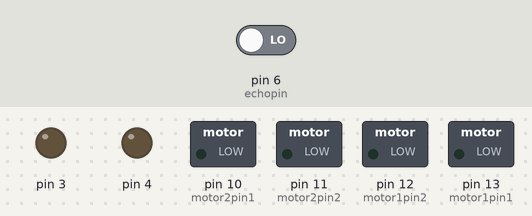
A sketch run on a simulated Arduino Uno, built with avr-gcc and run on an emulated ATmega328P. Parts: switched loads named in the sketch (green lamp = pin HIGH), output pins drawn as LEDs (lit = HIGH). The test bench sets the inputs (shaded band); at power-on: pin 6 (echopin) LOW. Pins used as bus, display or sensor lines are not drawn; what the sketch prints to the serial monitor is not drawn.

Above: at 0.05 s.
At 1.05 s:
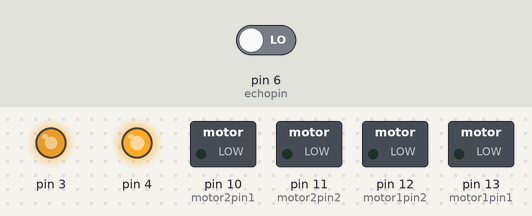
At 1.55 s:
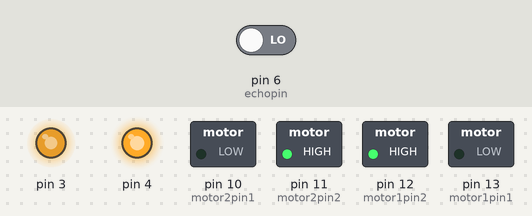
At 3.0 s:
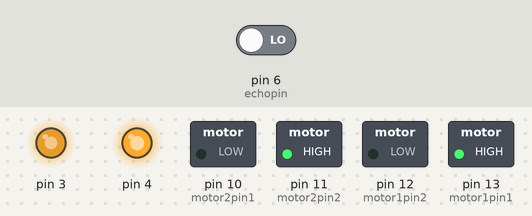
Timing chart, 0 to 3.5 s (numbered marks = the images above):
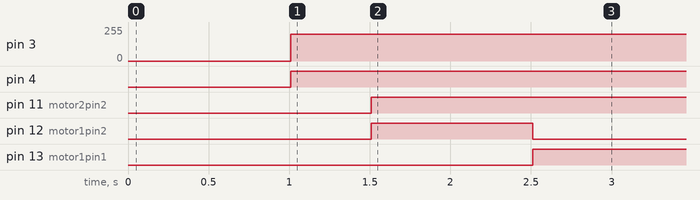

The sketch:

Senzor.ino
```cpp
/* Acest cod este pentru miscarea autonoma a masini
 *  mai precis de a ocoli obstacolele prin ajutorul
 *  unui senzor ultrasonic HC-SR04.
 */
int motor1pin1 = 13;
int motor1pin2 = 12; //initalizarea motoarelor

int motor2pin1 = 10;
int motor2pin2 = 11;

int trigpin=7; //initializarea senzorului de ultrasunete emitator,receptor
int echopin=6;

long duration,distance;


void setup() {
  Serial.begin(9600);


  pinMode(motor1pin1, OUTPUT);
  pinMode(motor1pin2, OUTPUT);
  pinMode(motor2pin1, OUTPUT);
  pinMode(motor2pin2, OUTPUT);

  pinMode(4, OUTPUT);
  pinMode(3, OUTPUT);

  pinMode(trigpin, OUTPUT);
  pinMode(echopin, INPUT);

  Serial.begin(9600);
}

void loop() {
  // put your main code here, to run repeatedly:
  digitalWrite(trigpin, LOW);
  delayMicroseconds(2);
  digitalWrite(trigpin, HIGH); // transmite unde ultrasonice pentru 10 microsecunde
  delayMicroseconds(10);
  duration = pulseIn(echopin, HIGH); // receptorul primeste undele ultra sunete in raport cu timpul
  distance = (duration / 2) * 0.0343;
  delay(10);
  //Controlling speed (0 = off and 255 = max speed):
  analogWrite(4, 200); //ENA pin
  analogWrite(3, 200); //ENB pin
  if(distance >70){
  //Controlling spin direction of motors:
  digitalWrite(motor1pin1, HIGH);
  digitalWrite(motor1pin2, LOW);

  digitalWrite(motor2pin1, LOW);
  digitalWrite(motor2pin2, HIGH);
  delay(500);
  }
  if(distance <70){
  //Controlling spin direction of motors:
  digitalWrite(motor1pin1, LOW);
  digitalWrite(motor1pin2, LOW);

  digitalWrite(motor2pin1, LOW);
  digitalWrite(motor2pin2, LOW);
  delay(500);

  digitalWrite(motor1pin1, LOW);
  digitalWrite(motor1pin2, HIGH);

  digitalWrite(motor2pin1, LOW);
  digitalWrite(motor2pin2, HIGH);
  delay(1000);

   digitalWrite(motor1pin1, HIGH);
  digitalWrite(motor1pin2, LOW);

  digitalWrite(motor2pin1, LOW);
  digitalWrite(motor2pin2, HIGH);
  delay(500);
  }
  Serial.print("Distance = ");
  if (distance >= 400 || distance <= 2) {
     Serial.println("Out of range");
  }
  else {
    Serial.print(distance);
    Serial.println(" cm");
    delay(500);
  }
  }
```

Measured:
- by itself, pin 3: 0/255 → 200/255 at 1.0 s
- by itself, pin 4: LOW → HIGH at 1.0 s
- by itself, pin 11 (motor2pin2): alternates HIGH for 2.5 s and LOW for 0.50 s
- by itself, pin 12 (motor1pin2): alternates HIGH for 1.0 s and LOW for 2.0 s
- by itself, pin 13 (motor1pin1): alternates HIGH for 1.5 s and LOW for 1.5 s
